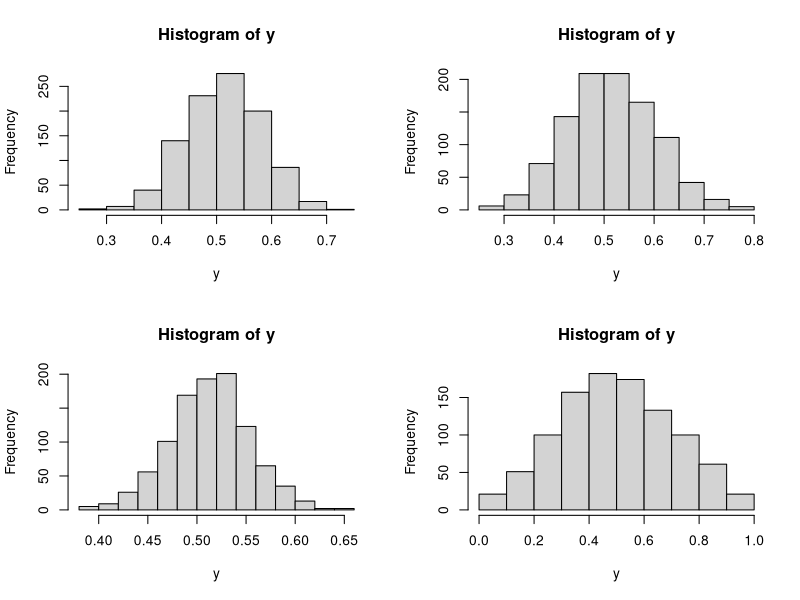

Reproduce this figure in R.

data=runif(1000,min = 0,max = 1)
n=c(20,10,50,2)

myfunction=function(n)
{
  mydata=sample(data,n,F)
  m<<-mean(mydata)
}
par(mfrow=c(2,2))
for(i in n){
  y=NULL
  for(j in 1:1000) {
    myfunction(i)
    y=c(y,m)
  }
  
  hist(y)
  
}

